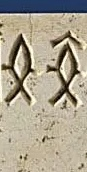
#> input picture Phone/double_fish.jpg, 87 x 172 px
$ python -i streamlit_app.py   (imports and definitions only)
#> lines starting #> are read from the running program, lines starting #| are printed output that depends on the picture
# app.py
# Indus Resonance Lab — Full unified app with Upload-only Auto-Crop loader
# - Upload-only auto-crop (no mandatory external files)
# - Multi-layer decoding (visible)
# - Auto-learn (on mapping/save/upload) — toggleable
# - Harmonic sequencer, ritual simulator, sweep engines
# - Exports (ZIP, HTML), oscilloscope snapshots, grammar engine
#
# NOTE: A developer-provided workspace path is available as an OPTIONAL checkbox only.
WORKSPACE_SHEET_PATH = "/mnt/data/A_digital_vector_image_displays_three_black_Indus_.png"

import streamlit as st
import numpy as np
from PIL import Image
import io, os, json, csv, math, base64, zipfile, tempfile
import matplotlib.pyplot as plt

# [2 lines not run here, left out]

# ------------------------
# Persistence paths
# ------------------------
PERSIST_DIR = "indus_state"
# [1 line not run here, left out]
RULES_FILE = os.path.join(PERSIST_DIR, "rule_base.json")
MAPPINGS_FILE = os.path.join(PERSIST_DIR, "user_mappings.json")
SESSION_FILE = os.path.join(PERSIST_DIR, "session_log.json")
CENTROIDS_FILE = os.path.join(PERSIST_DIR, "kmeans_centroids.json")

def load_json(path, default):
    if os.path.exists(path):
        try:
            with open(path,"r") as f:
                return json.load(f)
        except Exception:
            return default
    return default

def save_json(path, obj):
    with open(path,"w") as f:
        json.dump(obj, f, indent=2)

# Default rule base (visible multilayer)
DEFAULT_RULES = [
    {"id":"A_container","label":"LayerA:Container/Storage","layer":"A","conditions":{"v_score_min":0.6,"lobe_max":2},"confidence":0.85,"explanation":"vertical symmetry + few lobes → container"},
    {"id":"B_flow","label":"LayerB:Flow/Movement","layer":"B","conditions":{"h_score_min":0.45,"centroid_shift_min":0.03},"confidence":0.78,"explanation":"horizontal symmetry + centroid shift → flow"},
    {"id":"C_deity","label":"LayerC:Ritual/High-harmonic","layer":"C","conditions":{"rot_harmonics_min":4},"confidence":0.92,"explanation":"rotational harmonics → ritual"},
    {"id":"D_operator","label":"LayerD:Operator/Modifier","layer":"D","conditions":{"roughness_min":1e-5},"confidence":0.8,"explanation":"complex roughness → operator"},
    {"id":"E_interf","label":"LayerE:Interference/Gate","layer":"E","conditions":{"lobe_min":3,"rot_harmonics_min":2},"confidence":0.88,"explanation":"multi-lobe + harmonics → gate"},
    {"id":"F_numeric","label":"LayerF:Numeric/Count","layer":"F","conditions":{"lobe_max":1,"centroid_shift_max":0.02},"confidence":0.65,"explanation":"simple centered mark → numeric"}
]

# Session state defaults
if "rule_base" not in st.session_state:
    st.session_state.rule_base = load_json(RULES_FILE, DEFAULT_RULES)
if "user_mappings" not in st.session_state:
    st.session_state.user_mappings = load_json(MAPPINGS_FILE, {})
if "session_log" not in st.session_state:
    st.session_state.session_log = load_json(SESSION_FILE, [])
if "kmeans_centroids" not in st.session_state:
    st.session_state.kmeans_centroids = load_json(CENTROIDS_FILE, {})

if "auto_learn" not in st.session_state:
    st.session_state.auto_learn = True

# ------------------------
# Upload-only auto-crop loader (no external file refs required)
# ------------------------
# [52 lines left out: functions auto_multi_crop_from_pil, load_and_normalize_pil, safe_image, not called in this run]

# ------------------------
# Geometry & DNA & detectors
# ------------------------
def geometry_features_from_image(arr):
    N = arr.shape[0]
    fft = np.fft.fft2(arr)
    fft_shift = np.fft.fftshift(fft)
    mag = np.log(np.abs(fft_shift) + 1.0)
    norm = mag / (mag.max() + 1e-12)
    v_sym = np.sum(np.abs(norm - np.fliplr(norm)))
    v_score = float(max(0.0, 1 - (v_sym / norm.size)))
    h_sym = np.sum(np.abs(norm - np.flipud(norm)))
    h_score = float(max(0.0, 1 - (h_sym / norm.size)))
    cy, cx = N//2, N//2
    yy, xx = np.indices((N,N))
    angles = np.arctan2(yy - cy, xx - cx)
    bins = np.linspace(-np.pi, np.pi, 36)
    hist, _ = np.histogram(angles, bins=bins, weights=norm)
    lobe_count = int((hist > (0.25 * (hist.max() if hist.max()>0 else 1))).sum()) if hist.max()>0 else 0
    fft1d = np.abs(np.fft.fft(hist))
    rot_harmonics = int((fft1d > (0.2 * (fft1d.max() if fft1d.max()>0 else 1))).sum()) if fft1d.max()>0 else 0
    M = norm.sum() + 1e-12
    cyc = np.sum(norm * yy) / M
    cxc = np.sum(norm * xx) / M
    centroid_shift = float(np.sqrt((cxc - cx)**2 + (cyc - cy)**2) / (N/2.0))
    lap = np.abs(np.fft.ifft2((np.fft.fft2(arr) * (-4 * (np.sin(np.pi * xx/N)**2 + np.sin(np.pi * yy/N)**2)))))
    roughness = float(np.var(np.abs(lap)))
    low_band = float(np.mean(np.abs(np.fft.fftshift(np.fft.fft2(arr))[0: N//8, :])))
    mid_band = float(np.mean(np.abs(np.fft.fftshift(np.fft.fft2(arr))[N//8: N//3, :])))
    high_band = float(np.mean(np.abs(np.fft.fftshift(np.fft.fft2(arr))[N//3:, :])))
    return {
        "lobe_count": lobe_count,
        "v_score": round(v_score,4),
        "h_score": round(h_score,4),
        "rot_harmonics": rot_harmonics,
        "centroid_shift": round(centroid_shift,4),
        "roughness": round(roughness,8),
        "low_band": low_band,
        "mid_band": mid_band,
        "high_band": high_band,
        "mag": mag.tolist()
    }

# [89 lines left out: functions symbol_dna, detect_circles_and_rings, build_knn, knn_predict_one, rule_matches, not called in this run]

PROTOTYPES = {
    "Container/Storage": np.array([1.0,0.8,0.2,0.5,0.02]),
    "Flow/Movement": np.array([0.3,0.2,0.8,0.7,0.12]),
    "Duality/Pairing": np.array([0.7,0.4,0.4,0.9,0.04]),
    "Cosmic/Celestial": np.array([1.0,0.5,0.5,1.0,0.01]),
    "Numeric/Count": np.array([0.05,0.95,0.95,0.05,0.005])
}

# [156 lines left out: functions fallback_predict, multilayer_read, build_optical_frame, make_optical_sweep_gif, make_acoustic_sweep_gif, energy_flow_transform and 2 more, not called in this run]

# ------------------------
# Main UI: Upload, process, read, simulate, export
# ------------------------
# [4 lines not run here, left out]
# [1 line that did not run here, left out]

# Upload component (uploads only)
# [25 lines not run here, left out]

# Option: auto multicrop checkbox and parameters
# [1 line that did not run here, left out]
# [1 line that did not run here, left out]
# [1 line that did not run here, left out]

# Build processing list from uploads
processing = []
# [15 lines not run here, left out]

# Normalize processing items into canonical arrays and names
arrs = []; names = []
# [8 lines not run here, left out]

# compute features, dna, cosmic
features_list = []; dna_list = []; cosmic_list = []
# [9 lines not run here, left out]
# [1 line that did not run here, left out]
# [17 lines not run here, left out]
mode_map = {"hybrid (rules + learn)":"hybrid","preload (rules only)":"preload","learn (k-NN only)":"learn"}
# [1 line that did not run here, left out]

# [37 lines not run here, left out]
# [1 line that did not run here, left out]
# [20 lines not run here, left out]
# [1 line that did not run here, left out]
# [1 line that did not run here, left out]
# [1 line that did not run here, left out]
# [1 line that did not run here, left out]
# [1 line that did not run here, left out]
# [50 lines not run here, left out]
# [1 line that did not run here, left out]
# [35 lines not run here, left out]

>>> import cv2
>>> picture = cv2.imread('double_fish.jpg', cv2.IMREAD_GRAYSCALE)
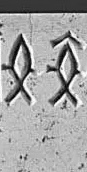
#> picture: shape (172, 87); min 0, max 255, mean 161.8
>>> result = geometry_features_from_image(picture)
#> in geometry_features_from_image, `mag = np.log(np.abs(fft_shift) + 1.0)`:
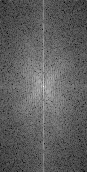
#> mag: shape (172, 87) float64; min 2.57, max 14.7, mean 7.09; drawn with min black and max white
#> in geometry_features_from_image, `norm = mag / (mag.max() + 1e-12)`:
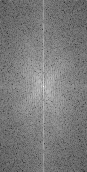
#> norm: shape (172, 87) float64; min 0.175, max 1, mean 0.482
#> in geometry_features_from_image, `v_sym = np.sum(np.abs(norm - np.fliplr(norm)))`: v_sym = 694.3
#> in geometry_features_from_image, `v_score = float(max(0.0, 1 - (v_sym / norm.size)))`: v_score = 0.954
#> in geometry_features_from_image, `h_sym = np.sum(np.abs(norm - np.flipud(norm)))`: h_sym = 701.2
#> in geometry_features_from_image, `h_score = float(max(0.0, 1 - (h_sym / norm.size)))`: h_score = 0.953
#> (the run stopped early here; a loop or call above may not have finished)

$ run again, on Phone/fish.jpg
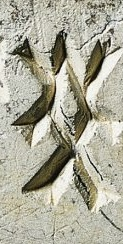
#> input picture Phone/fish.jpg, 123 x 244 px
#> in geometry_features_from_image, `mag = np.log(np.abs(fft_shift) + 1.0)`:
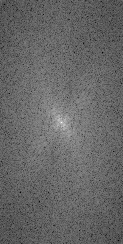
#> mag: shape (244, 123) float64; min 3.13, max 15.44, mean 8.1; drawn with min black and max white
#> in geometry_features_from_image, `norm = mag / (mag.max() + 1e-12)`:
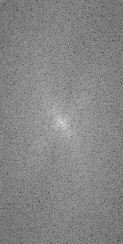
#> norm: shape (244, 123) float64; min 0.203, max 1, mean 0.524
#> v_sym = 1353
#> v_score = 0.955
#> h_sym = 1366.6
#> h_score = 0.954
